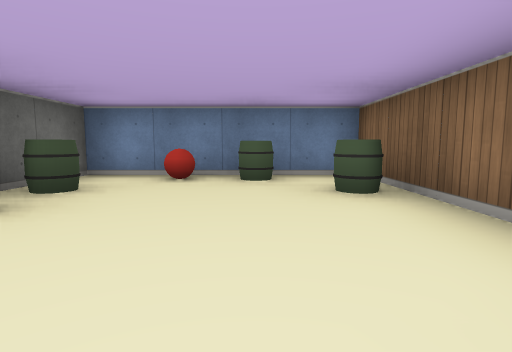
[1] (above)

17 first-person views from a walk through a cub3D level. The camera is about half as high as the walls, tilts 6° down and sees 80° across. The floor is counted in squares. Each view is taken from the middle of a square. On the plan, view 1 faces up. The plan holds only what a view shows up to about 9 squares ahead; the rest is blank.

[2]
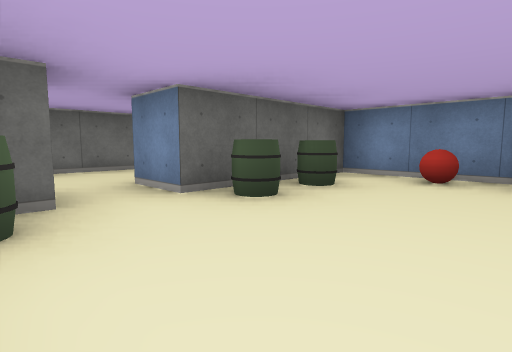

[3]
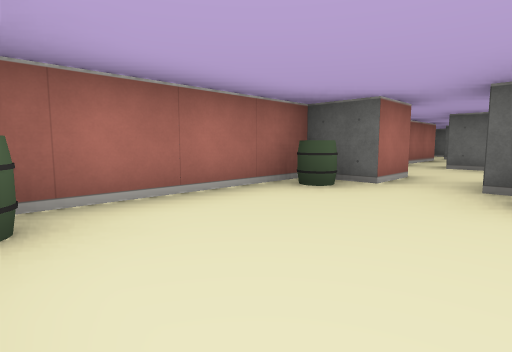

[4]
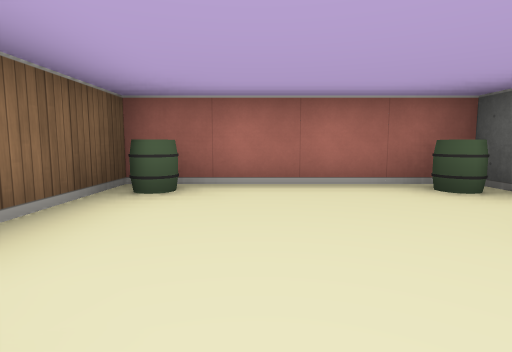

[5]
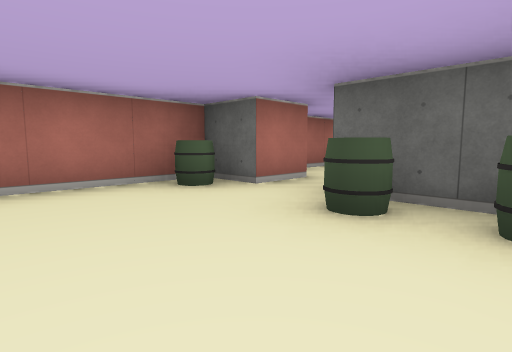

[6]
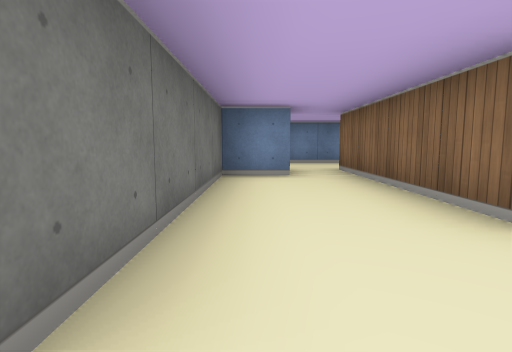

[7]
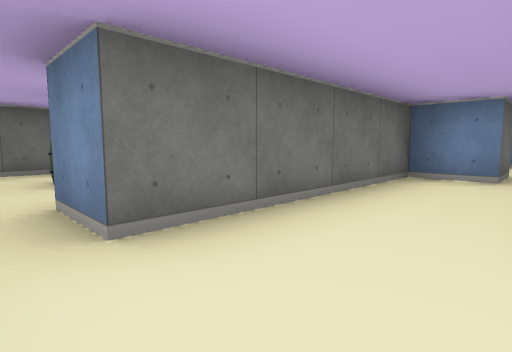

[8]
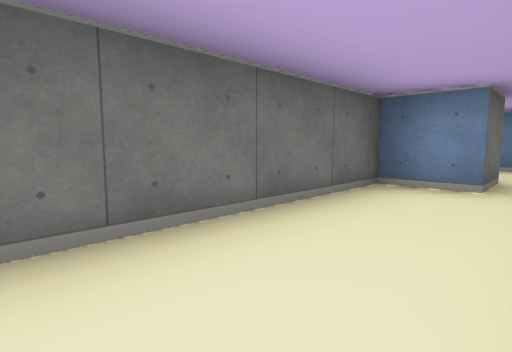

[9]
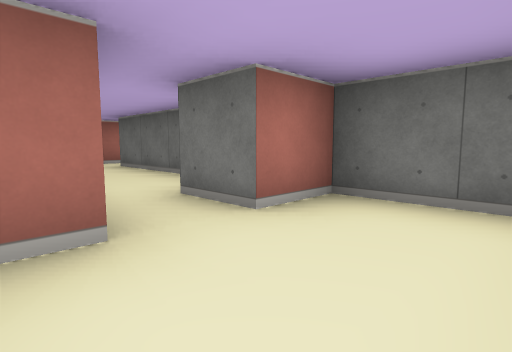

[10]
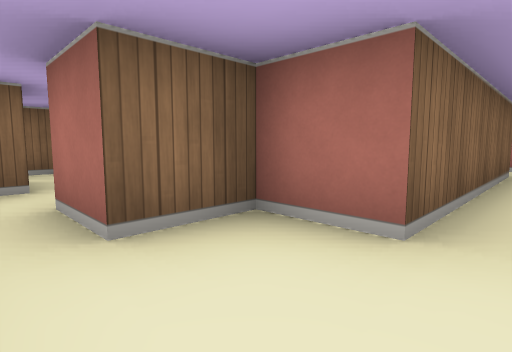

[11]
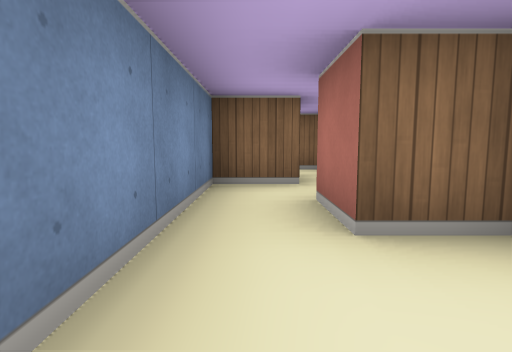

[12]
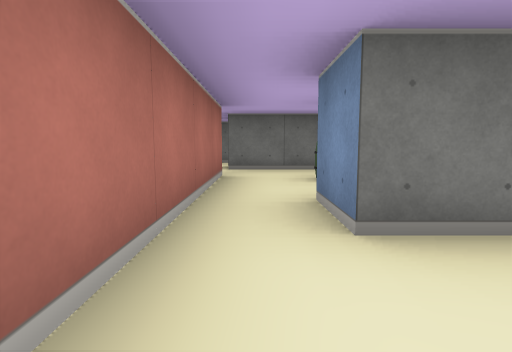

[13]
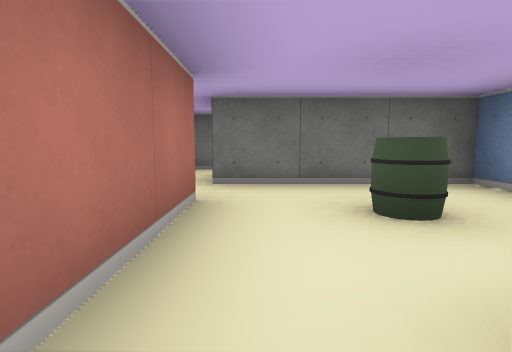

[14]
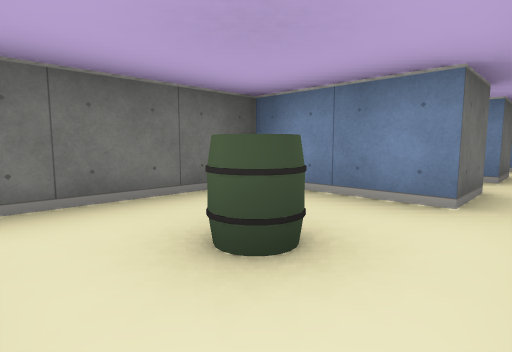

[15]
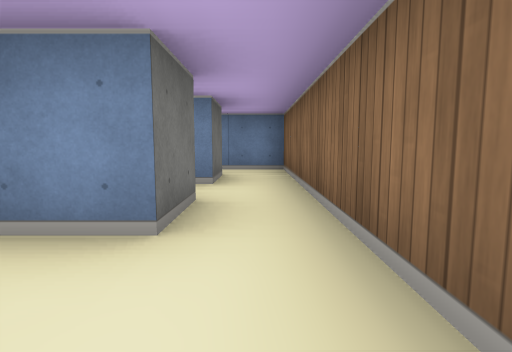

[16]
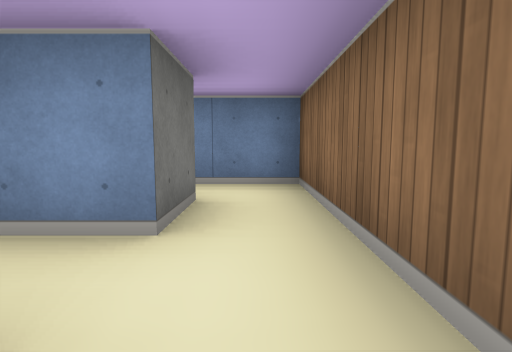

[17]
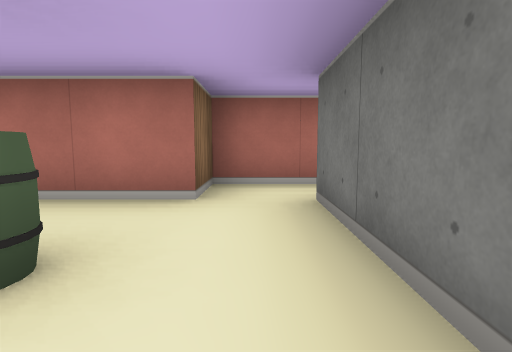

### Floor plan
Points are (right, up) in squares from view 1. A wall is a line through its corners. A room is listed if a view was taken in it or the views show most of it. See-through windows are left out.
Room 1 (views 1, 2, 3, 4, 5)
walls: (-2.5, 0.5) (-2.5, -0.5) (1.5, -0.5) (1.5, 4.5) (-2.5, 4.5) (-2.5, 1.5)
ways out: opening at (-3, 1) to room 2
objects: barrel (-2, 0); barrel (-2, 2); barrel (-2, 3); ball (-1, 4); barrel (0, 4); barrel (1, 0); barrel (1, 3)
Room 2 (views 6, 7, 8, 12, 13)
walls: (-3.6, 0.5) (-2.5, 0.5); (-2.5, 1.5) (-3.5, 1.5) (-3.5, 5.5); (-6.5, -0.5) (-4.5, -0.5); (-4.5, 5.5) (-4.5, 4.5) (-5.5, 4.5) (-5.5, 0.5) (-6.5, 0.5)
ways out: opening at (-3, 1) to room 1; opening at (-4, 5) to room 3; opening at (-6, 0) to room 4
Room 3 (views 9, 10, 11)
walls: (-5.5, 6.9) (-5.5, 5.5) (-4.5, 5.5); (-3.5, 5.5) (-2.5, 5.5) (-2.5, 6.5) (-1.5, 6.5); (-1.5, 7.5) (-4.8, 7.5)
ways out: opening at (-4, 5) to room 2; opening at (-2, 7)
Room 4 (views 14, 15, 16, 17)
walls: (-8.5, -0.5) (-6.5, -0.5); (-6.5, 1.5) (-6.5, 3.5); (-7.5, 3.5) (-7.5, 2.5) (-9.5, 2.5) (-9.5, -0.5)
ways out: opening at (-6, 0) to room 2; opening at (-9, -1); opening at (-7, 3)
objects: barrel (-8, 1)

Positions as (right, up) in squares from view 1, and headings:
1: (0, 0), facing up
2: (0, 0), facing up-left
3: (1, 2), facing down-left
4: (0, 3), facing down
5: (0, 3), facing down-left
6: (-5, 0), facing up
7: (-4, 0), facing up-left
8: (-4, 1), facing up-left
9: (-3, 7), facing down-left
10: (-4, 7), facing down-right
11: (-4, 7), facing right
12: (-4, 0), facing left
13: (-6, 0), facing left
14: (-7, 0), facing up-left
15: (-7, 1), facing up
16: (-7, 3), facing up
17: (-9, 2), facing down
